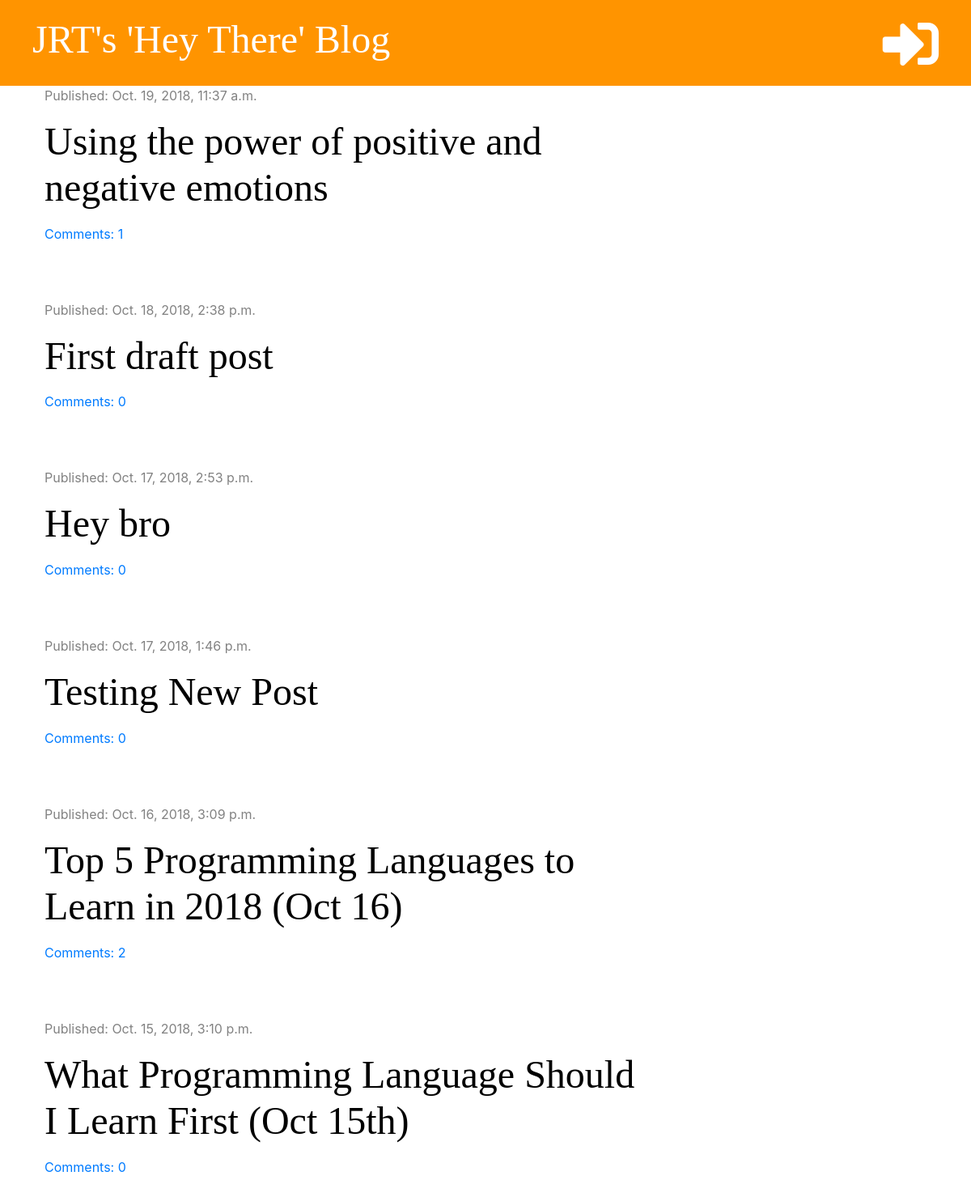
The page / on the database its author committed.
### blog/models.py (models this page shows, shortened)
class Post(models.Model):
    author = models.ForeignKey('auth.User', on_delete=models.CASCADE)
    title = models.CharField(max_length=200)
    text = models.TextField()
    created_date = models.DateTimeField(default=timezone.now)
    published_date = models.DateTimeField(blank=True, null=True)
    def approved_comments(self):
        return self.comments.filter(approved=True)

### blog/views.py (the view)
# urls.py: path('', views.post_list, name='post_list'),
def post_list(request):
    posts = Post.objects.filter(published_date__lte=timezone.now()).order_by('-published_date')
    stuff_for_front_end = {'posts': posts}
    return render(request, 'blog/post_list.html', stuff_for_front_end)

### blog/templatetags/markdownify.py (called while the page is built)
@register.filter
def markdown(value):
    renderer = HighlightRenderer()
    markdown = mistune.Markdown(renderer=renderer)
    return markdown(value)

### blog/templates/blog/post_list.html (shortened to what this page needs)
{% extends 'blog/base.html' %}
{% load markdownify %}
{% block content %}
    {% for post in posts %}
        <div class="post">
            <div class="date">
                <p>Published: {{ post.published_date }}</p>
            </div>
            <h1><a href="{% url 'post_detail' pk=post.pk %}">{{ post.title }}</a></h1>
            <a href="{% url 'post_detail' pk=post.pk %}">Comments: {{ post.approved_comments.count }}</a>
        </div>
    {% endfor %}
{% endblock %}

### blog/static/css/blog.css (style rules this page uses)
h1, h2, h3, h4 { font-family: 'Tangerine', 'Inconsolata', 'Droid Sans', serif; font-size: 48px; }
.date { color: #828282; }
.post { margin-bottom: 70px; }
.post h1 a { color: #000000; }

### rows shown on the page
Post: published_date "Oct. 19, 2018, 11:37 a.m.", title "Using the power of positive and negative emotions", approved_comments.count "1"
Post: published_date "Oct. 18, 2018, 2:38 p.m.", title "First draft post", approved_comments.count "0"
Post: published_date "Oct. 17, 2018, 2:53 p.m.", title "Hey bro", approved_comments.count "0"
Post: published_date "Oct. 17, 2018, 1:46 p.m.", title "Testing New Post", approved_comments.count "0"
Post: published_date "Oct. 16, 2018, 3:09 p.m.", title "Top 5 Programming Languages to Learn in 2018 (Oct 16)", approved_comments.count "2"
Post: published_date "Oct. 15, 2018, 3:10 p.m.", title "What Programming Language Should I Learn First (Oct 15th)", approved_comments.count "0"
